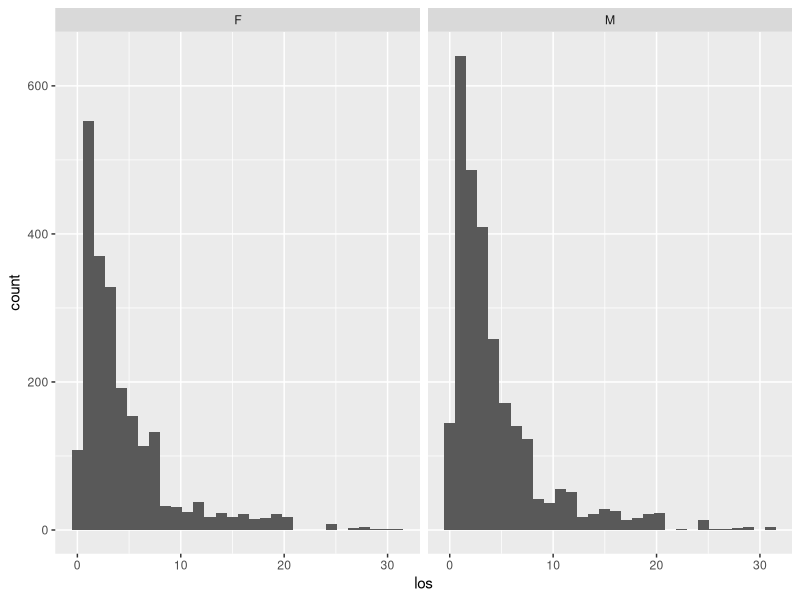
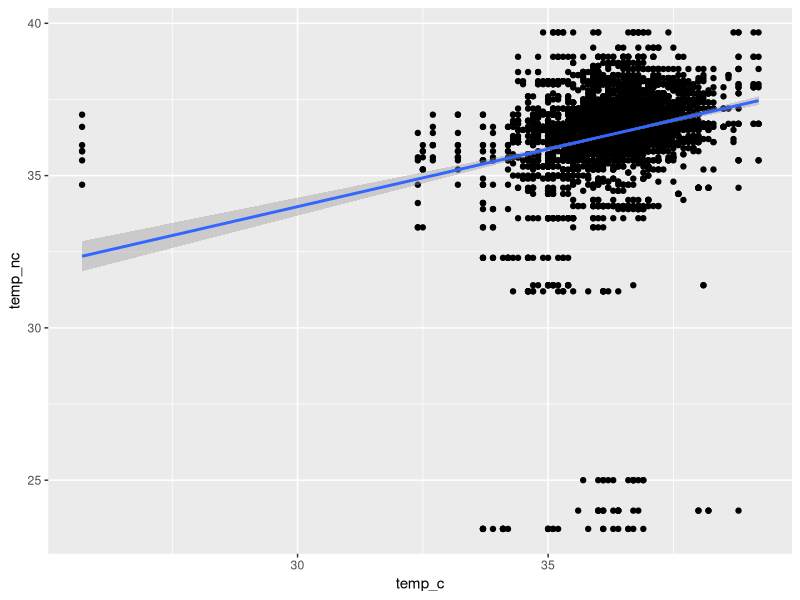

Write R code to recreate these figures, in order.
## ---- chunk 1
knitr::opts_chunk$set(error = TRUE)
## ---- chunk 2
# Packages and data we'll use in this episode
library(tidyverse)
library(lubridate)
cchic <- read_csv("data/intermediate_CCHIC.csv")
## ---- chunk 3
mean(cchic$height, na.rm = TRUE)
## ---- chunk 4
sdheight = sd(cchic$height, na.rm = TRUE)

varheight = var(cchic$height, na.rm = TRUE)

sqrt(varheight) == sdheight

## ---- chunk 5
median(cchic$age_years, na.rm = TRUE)
## ---- chunk 6
IQR(cchic$age_years, na.rm = TRUE)
## ---- chunk 7
table(cchic$vital_status)
## ---- chunk 8
status <- table(cchic$vital_status)
prop.table(status)
## ---- chunk 9
table(cchic$vital_status, cchic$chemo)
## ---- chunk 10
cchic %>%
  group_by(sex) %>%
  summarise(av.height = mean(height, na.rm = TRUE))
## ---- chunk 11
t.test(height ~ sex, data = cchic)
## ---- chunk 12
table(cchic$sex, cchic$vital_status)
## ---- chunk 13
x <- chisq.test(cchic$sex, cchic$vital_status)
summary(x)
## ---- chunk 14
ggplot(data = cchic, aes(x = los)) +
  geom_histogram() +
  facet_grid(~sex)
## ---- chunk 15
wilcox.test(los ~ sex, data = cchic)
## ---- chunk 16
quantile(cchic$creatinine)
IQR(cchic$creatinine)

cchic$creatininegroup <- cut(cchic$creatinine, breaks = c(15, 64, 83, 123, 1533), labels = FALSE)

# cchic %>%
#  mutate(creatininegroup = cut(cchic$creatinine, breaks=c(15, 64, 83, 123,1533), labels = FALSE))

cchic$creatininegroup <- factor(cchic$creatininegroup)

anovamodel <- aov(cchic$ph_abg ~ cchic$creatininegroup)
summary(anovamodel)

TukeyHSD(anovamodel)
## ---- chunk 17
cor.test(cchic$temp_c, cchic$temp_nc)

ggplot(cchic, aes(temp_c, temp_nc)) +
  geom_point() +
  geom_smooth(method = "lm")

## ---- chunk 18
modelone <- lm(cchic$temp_nc ~ cchic$temp_c)
summary(modelone)

## ---- chunk 19
cchic %>%
  mutate(sex = factor(sex))

modelttest <- lm(cchic$height ~ cchic$sex)

summary(modelttest)

